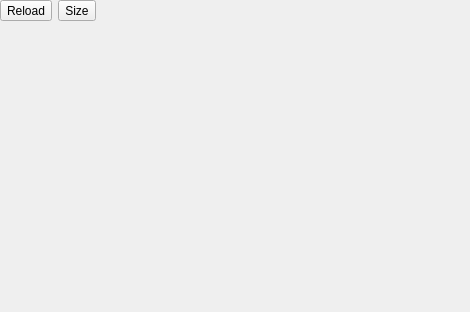
<?xml version="1.0" encoding="UTF-8"?>
<ui version="4.0">
 <class>XGenericDisasmWidget</class>
 <widget class="QWidget" name="XGenericDisasmWidget">
  <property name="geometry">
   <rect>
    <x>0</x>
    <y>0</y>
    <width>470</width>
    <height>312</height>
   </rect>
  </property>
  <property name="windowTitle">
   <string>Form</string>
  </property>
  <layout class="QVBoxLayout" name="verticalLayout">
   <property name="leftMargin">
    <number>0</number>
   </property>
   <property name="topMargin">
    <number>0</number>
   </property>
   <property name="rightMargin">
    <number>0</number>
   </property>
   <property name="bottomMargin">
    <number>0</number>
   </property>
   <item>
    <layout class="QHBoxLayout" name="horizontalLayout">
     <item>
      <widget class="QToolButton" name="toolButtonTableReload">
       <property name="text">
        <string>Reload</string>
       </property>
      </widget>
     </item>
     <item>
      <widget class="QToolButton" name="toolButtonTableSize">
       <property name="text">
        <string>Size</string>
       </property>
      </widget>
     </item>
     <item>
      <spacer name="horizontalSpacer">
       <property name="orientation">
        <enum>Qt::Horizontal</enum>
       </property>
       <property name="sizeHint" stdset="0">
        <size>
         <width>40</width>
         <height>20</height>
        </size>
       </property>
      </spacer>
     </item>
    </layout>
   </item>
   <item>
    <widget class="XMultiDisasmWidget" name="widgetDisasm" native="true">
     <property name="sizePolicy">
      <sizepolicy hsizetype="Preferred" vsizetype="Expanding">
       <horstretch>0</horstretch>
       <verstretch>0</verstretch>
      </sizepolicy>
     </property>
    </widget>
   </item>
  </layout>
 </widget>
 <customwidgets>
  <customwidget>
   <class>XMultiDisasmWidget</class>
   <extends>QWidget</extends>
   <header>xmultidisasmwidget.h</header>
   <container>1</container>
  </customwidget>
 </customwidgets>
 <resources/>
 <connections/>
</ui>
